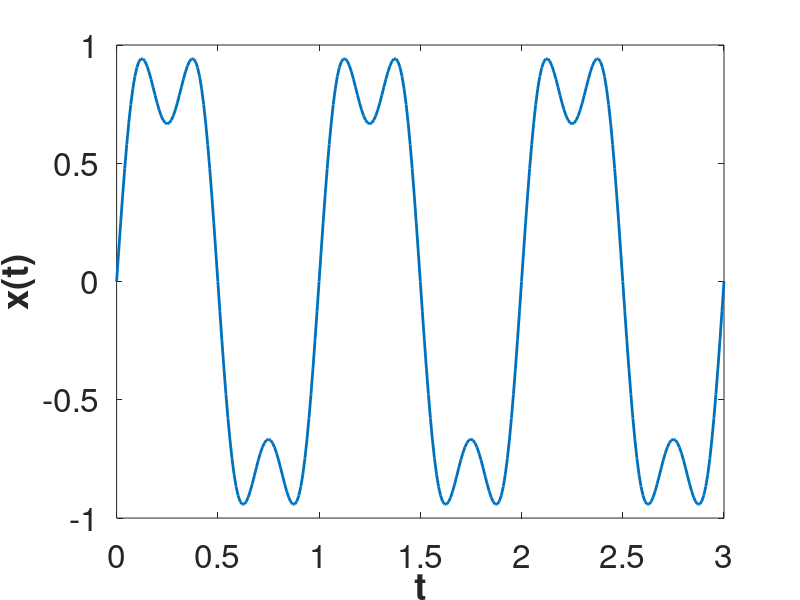

Write MATLAB code to recreate this figure.
% plotting a simple continuous function
t=0:.01:3;
x=sin(2*pi*t)+1/3*sin(6*pi*t);
plot(t,x,'linewidth',2)
set(gca,'fontsize',24)
xlabel('t','fontweight','bold')
ylabel('x(t)','fontweight','bold')